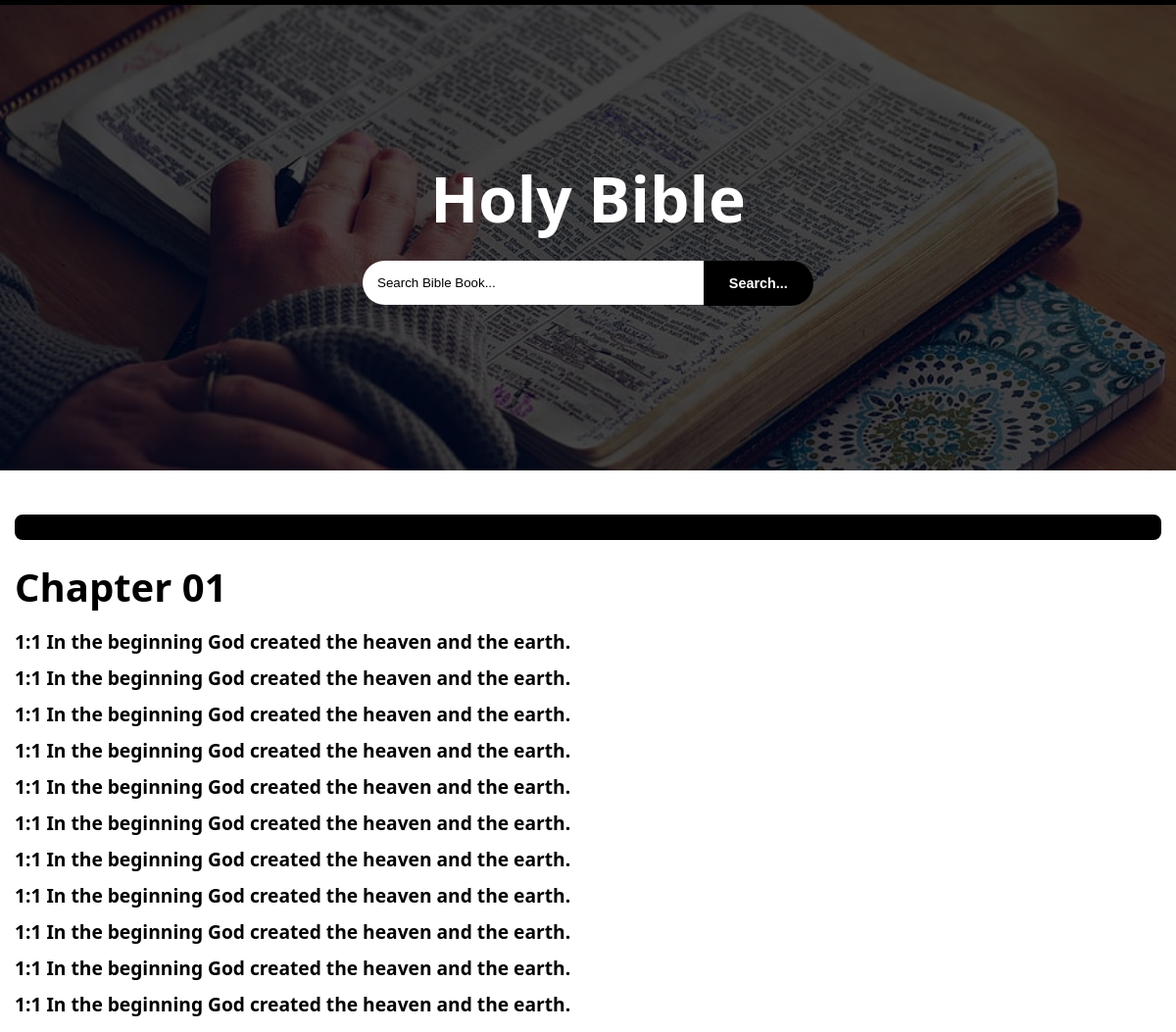
The app's page /book?book_name=Genesis, older data.
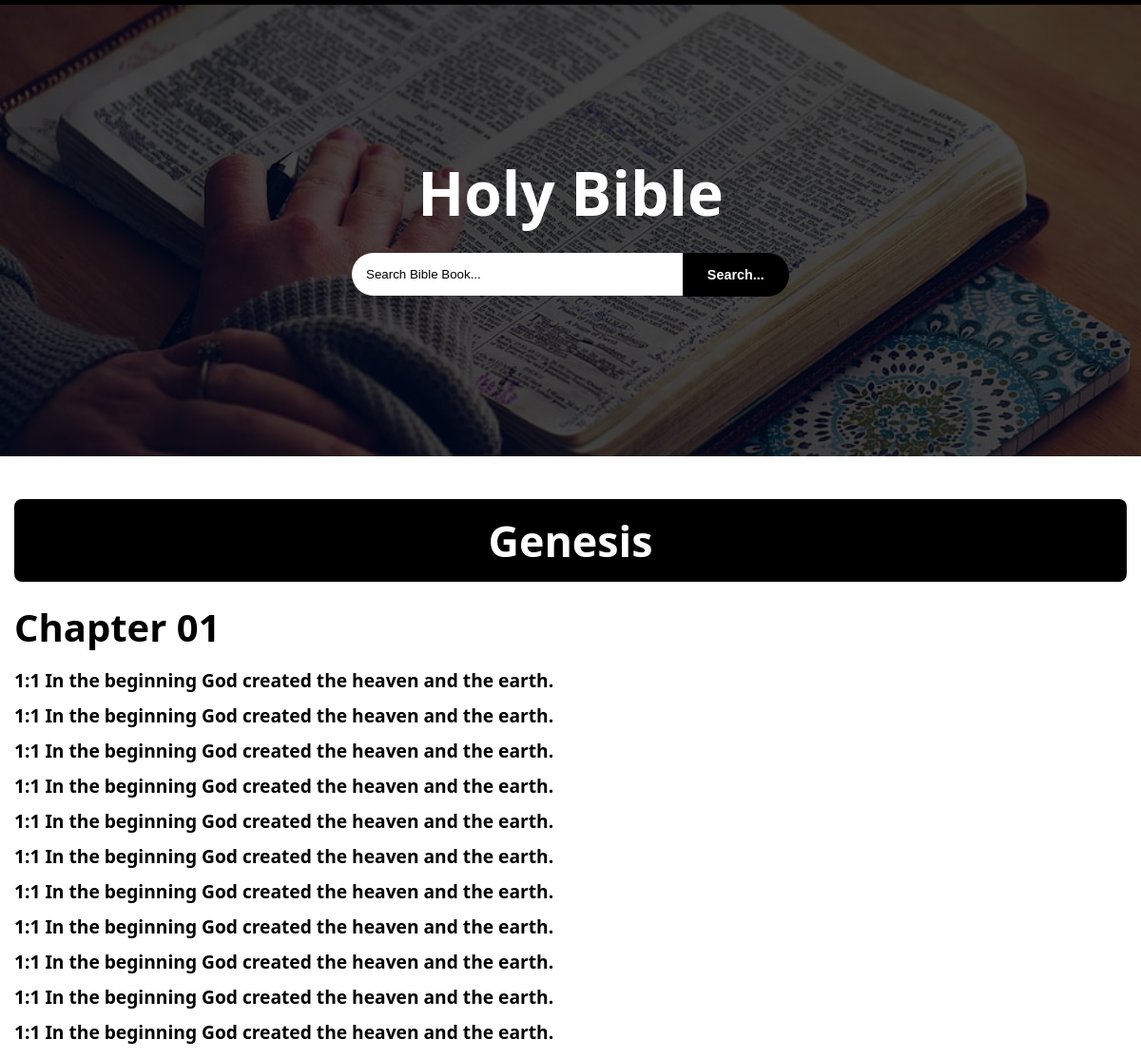
The same page, newer data.
### tables this page shows
CREATE TABLE `books` (
  `book_id` int(11) NOT NULL,
  `book_name` varchar(100) NOT NULL,
  `testament` varchar(50) NOT NULL
);

### book.php (the view, shortened to what this page needs)
<?php
include("connection.php");
$b_name=$_GET['book_name'];
$book_name=urldecode($b_name);
$select=$con->query("SELECT * FROM `books` WHERE `book_name` = '$book_name'");
$row=mysqli_fetch_assoc($select);
$book=$row['book_name'];
?>
<!DOCTYPE html>
<html lang="en">
<head>
    <link rel="stylesheet" href="style.css">
</head>
<body>
<body>
    <div class="scroll-bar"></div>
    <div class="main-container">
        <div class="header">
            <h1><a href="./home">Holy Bible</a></h1>
            <form action="search_results" method="post">
                <input type="search" name="search" placeholder="Search Bible Book...">
                <button type="submit" name="search">Search...</button>
            </form>
        </div>
        <div class="books-container">
            <div class="title">
                <h1><?php echo $book;?></h1>
            </div>
            <div class="chapter">
                <h1>Chapter 01</h1>
            </div>
            <div class="verse">
                <p>1:1 In the beginning God created the heaven and the earth.</p>
                <p>1:1 In the beginning God created the heaven and the earth.</p>
                <p>1:1 In the beginning God created the heaven and the earth.</p>
                <p>1:1 In the beginning God created the heaven and the earth.</p>
                <p>1:1 In the beginning God created the heaven and the earth.</p>
                <p>1:1 In the beginning God created the heaven and the earth.</p>
                <p>1:1 In the beginning God created the heaven and the earth.</p>
                <p>1:1 In the beginning God created the heaven and the earth.</p>
                <p>1:1 In the beginning God created the heaven and the earth.</p>
                <p>1:1 In the beginning God created the heaven and the earth.</p>
                <p>1:1 In the beginning God created the heaven and the earth.</p>
            </div>
        </div>
    </div>
</body>
</body>
</html>

### style.css (style rules this page uses)
* { margin: 0; padding: 0; box-sizing: border-box; }
:root { --primary-color: #fff; --bg-color: black; --bg-color-hover: rgb(25, 25, 25); --black: black; }
html { scroll-behavior: smooth; transition: 0.4s ease-in; }
body { font-family: system-ui, -apple-system, BlinkMacSystemFont, 'Segoe UI', Roboto, Oxygen, Ubuntu, Cantarell, 'Open Sans', 'Helvetica Neue', sans-serif; }
::placeholder { color: var(--black); }
.scroll-bar { position: fixed; height: 5px; top: 0; left: 0; width: 100%; background: var(--bg-color); animation: scroll linear; animation-timeline: scroll(); }
.main-container { width: 100%; display: flex; flex-direction: column; }
.header { width: 100%; background-image: linear-gradient(rgba(0, 0, 0, 0.719), rgba(0, 0, 0, 0.719)), url(./Images/reading\ the\ bible.jpg); height: 60dvh; background-repeat: no-repeat; background-position: center; background-size: cover; display: flex; flex-direction: column; justify-content: center; align-items: center; }
.header h1 { font-size: 4rem; color: var(--primary-color); }
.header h1 a { color: var(--primary-color); text-decoration: none; }
.header form { margin-top: 10px; padding: 10px; width: 40%; border-radius: 8px; display: flex; flex-direction: row; align-items: center; justify-content: space-between; }
.header form input { padding: 15px; border-radius: 50px 0px 0px 50px; border: none; width: 100%; outline: none; }
.header form button { padding: 15px 20px; border-radius: 0px 50px 50px 0px; border: none; width: 30%; text-align: center; background: var(--bg-color); color: var(--primary-color); font-weight: 700; font-size: 0.9rem; transition: 0.3s ease-in; }
.books-container { display: flex; flex-direction: column; width: 100%; padding: 15px; }
.books-container .title { width: 100%; border: 3.5px solid var(--bg-color); font-size: 1.4rem; text-align: center; background: var(--bg-color); color: var(--primary-color); margin-top: 30px; padding: 10px; border-radius: 8px; }
.chapter { margin-top: 20px; }
.chapter h1 { font-size: 2.5rem; }
.verse { margin-top: 5px; }
.verse p { font-weight: 600; font-size: 1.2rem; margin-top: 10px; }

Row changes from the older to the newer data that the page shows:
added books: book_name "Genesis"
